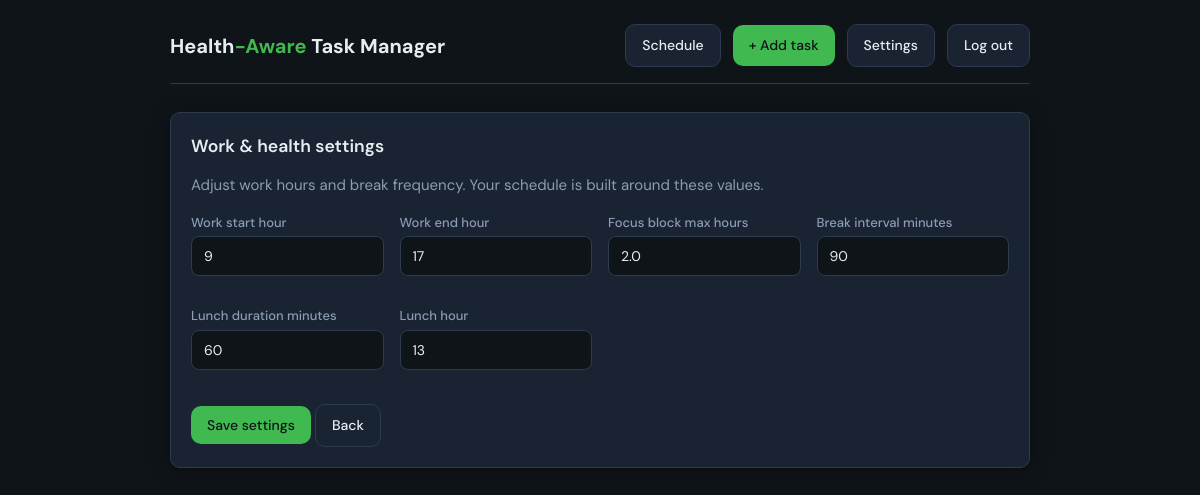
Page /settings/ (signed in) on the earlier database version.
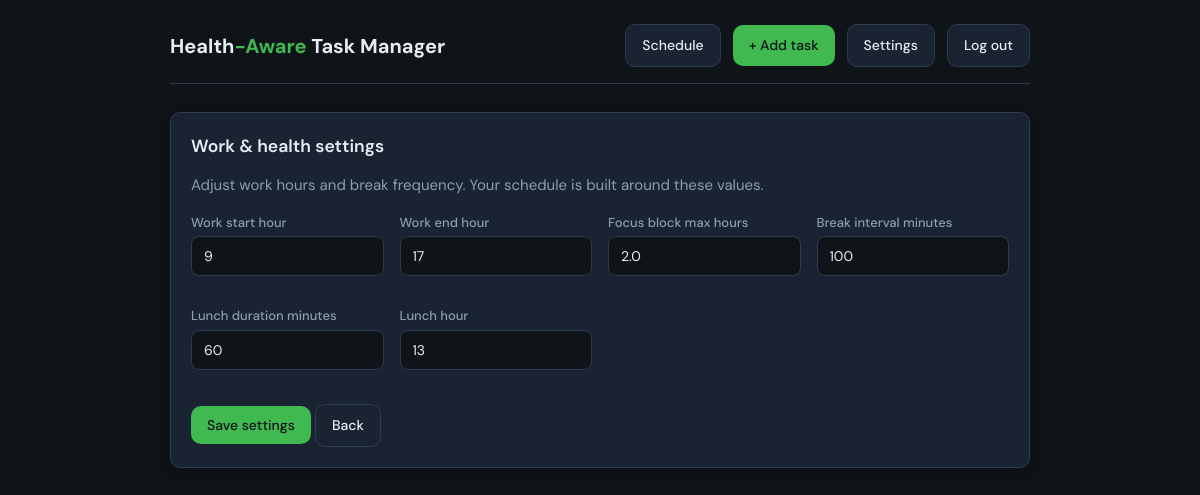
Same page on the later database version.
### tasks/models.py (models this page shows, shortened)
class ScheduleSettings(models.Model):
    work_start_hour = models.PositiveSmallIntegerField(default=9)
    work_end_hour = models.PositiveSmallIntegerField(default=17)
    focus_block_max_hours = models.FloatField(default=2.0)
    break_interval_minutes = models.PositiveIntegerField(default=90)
    lunch_duration_minutes = models.PositiveIntegerField(default=60)
    lunch_hour = models.PositiveSmallIntegerField(default=13)
    class Meta:
        verbose_name_plural = 'Schedule settings'
    @classmethod
    def get_settings(cls):
        obj = cls.objects.first()
        if obj is None:
            obj = cls.objects.create()
        return obj

### tasks/views.py (the view)
# urls.py: path('settings/', views.settings_view, name='settings'),
@login_required
def settings_view(request):
    settings = ScheduleSettings.get_settings()
    if request.method == 'POST':
        form = ScheduleSettingsForm(request.POST, instance=settings)
        if form.is_valid():
            form.save()
            messages.success(request, 'Settings saved.')
            return redirect('tasks:home')
    else:
        form = ScheduleSettingsForm(instance=settings)
    return render(request, 'tasks/settings.html', {'form': form})

### tasks/forms.py
class ScheduleSettingsForm(forms.ModelForm):
    class Meta:
        model = ScheduleSettings
        fields = [
            'work_start_hour', 'work_end_hour',
            'focus_block_max_hours', 'break_interval_minutes',
            'lunch_duration_minutes', 'lunch_hour',
        ]
        widgets = {
            'work_start_hour': forms.NumberInput(attrs={'class': 'form-input', 'min': 0, 'max': 23}),
            'work_end_hour': forms.NumberInput(attrs={'class': 'form-input', 'min': 0, 'max': 23}),
            'focus_block_max_hours': forms.NumberInput(attrs={'class': 'form-input', 'min': 0.5, 'step': 0.5}),
            'break_interval_minutes': forms.NumberInput(attrs={'class': 'form-input', 'min': 15}),
            'lunch_duration_minutes': forms.NumberInput(attrs={'class': 'form-input', 'min': 15}),
            'lunch_hour': forms.NumberInput(attrs={'class': 'form-input', 'min': 0, 'max': 23}),
        }

### templates/tasks/settings.html (shortened to what this page needs)
{% extends 'base.html' %}
{% block content %}
<div class="card">
  <h2>Work & health settings</h2>
  <p style="color:var(--text-muted);margin-bottom:16px;">Adjust work hours and break frequency. Your schedule is built around these values.</p>
  <form method="post" action="">
    <div style="display:grid;grid-template-columns:repeat(auto-fill,minmax(180px,1fr));gap:16px;">
      {% for field in form %}
      <div class="form-group">
        <label for="{{ field.id_for_label }}">{{ field.label }}</label>
        {{ field }}
      </div>
      {% endfor %}
    </div>
    <div style="margin-top:20px;">
      <button type="submit" class="btn btn-primary">Save settings</button>
      <a href="{% url 'tasks:home' %}" class="btn btn-secondary">Back</a>
    </div>
  </form>
</div>
{% endblock %}

Differences in the rows shown:
changed ScheduleSettings: break_interval_minutes "90" → "100"
